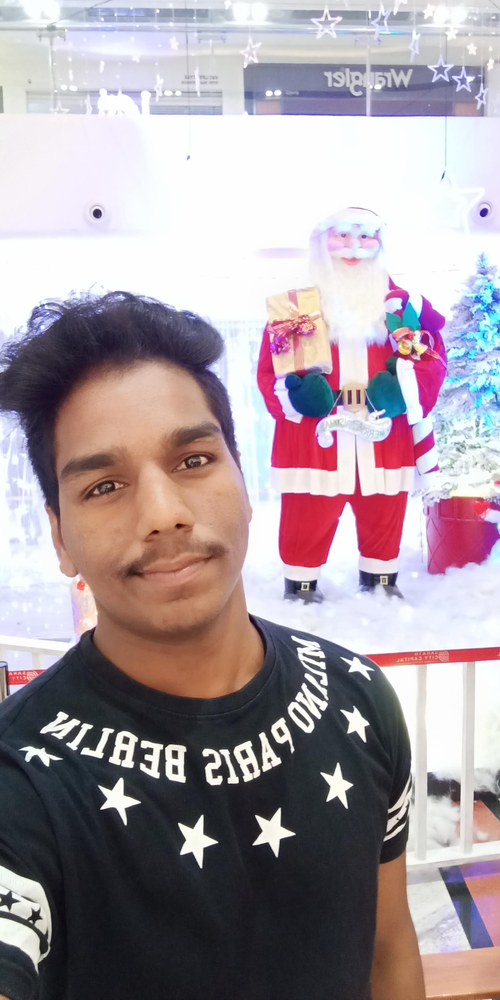
#> input picture ORB- Oriented Fast Rotation Brief/face.png, 500 x 1000 px, shrunk from 1632 x 3264 before the run
$ python orb.py
#> lines starting #> are read from the running program, lines starting #| are printed output that depends on the picture
import matplotlib.pyplot as plt
import numpy as np
import cv2
import copy


# Set the default figure size

image = cv2.imread("face.png")
#> image is the input picture: shape (1000, 500, 3); mean B, G, R 160.2, 153.9, 166.4
query_image = cv2.imread("Group.jpg")
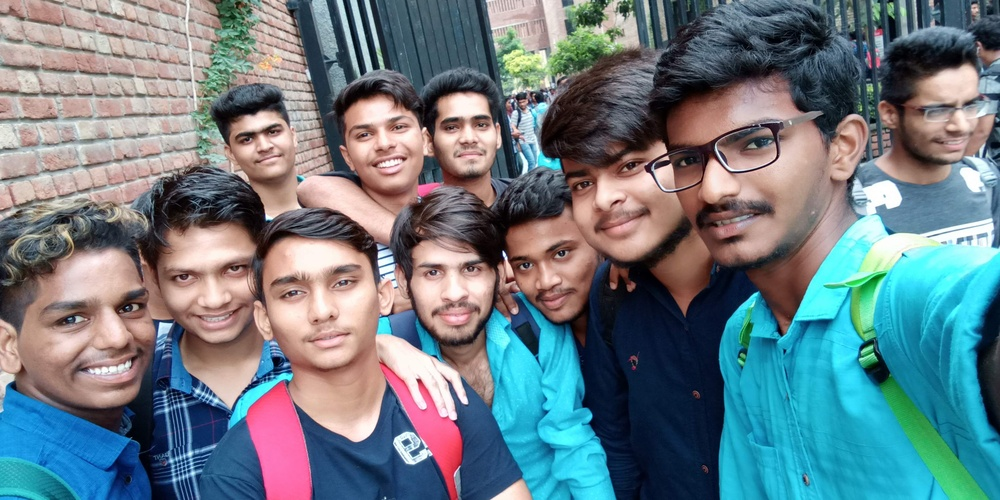
#> input picture ORB- Oriented Fast Rotation Brief/Group.jpg, 1000 x 500 px, shrunk from 3264 x 1632 before the run
#> query_image is the input picture: shape (500, 1000, 3); mean B, G, R 131.4, 124, 107.9

image = cv2.cvtColor(image,cv2.COLOR_BGR2RGB)
query_image = cv2.cvtColor(query_image,cv2.COLOR_BGR2RGB)


training_gray = cv2.cvtColor(image,cv2.COLOR_RGB2GRAY)
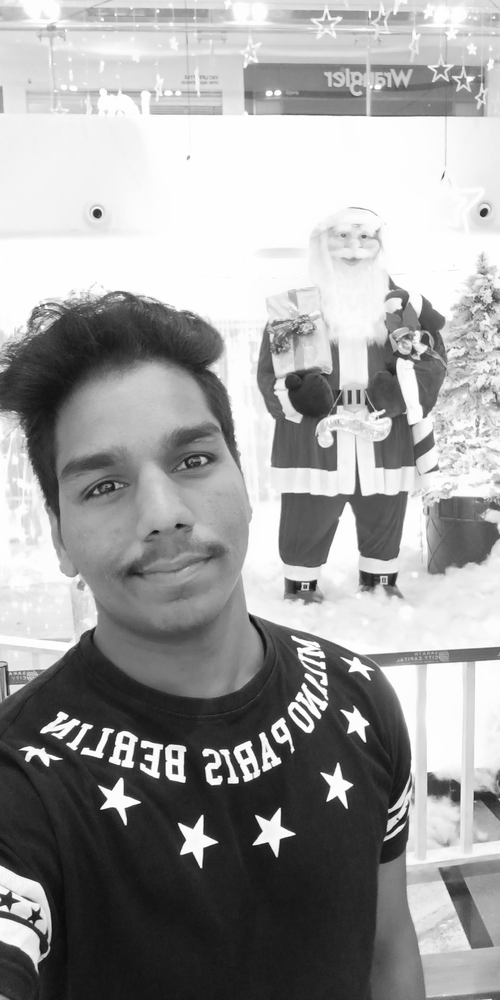
#> training_gray: shape (1000, 500); min 10, max 255, mean 158.4
query_gray = cv2.cvtColor(query_image,cv2.COLOR_RGB2GRAY)
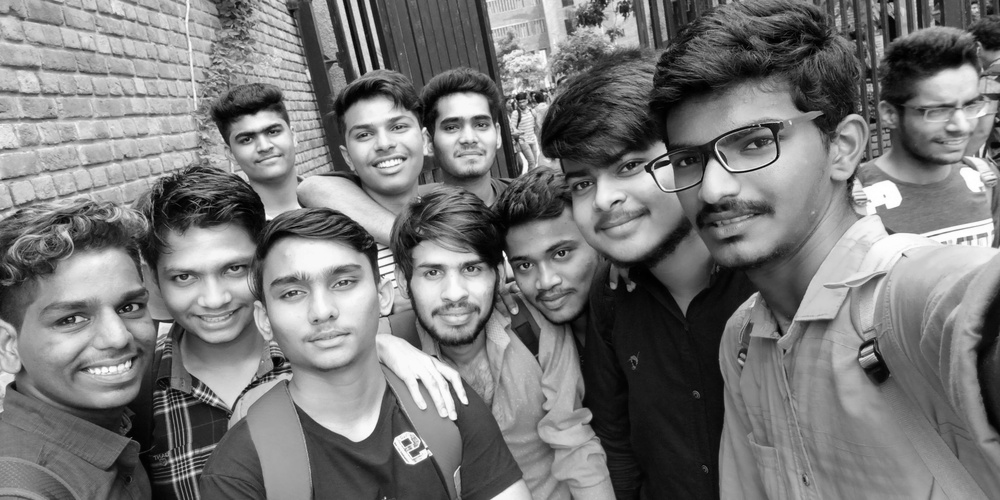
#> query_gray: shape (500, 1000); min 0, max 255, mean 120


#creating a orb
orb = cv2.ORB_create(1000,2.0)

#keypoingts and descriptoe
keypoints_train ,descriptors_train  = orb.detectAndCompute(training_gray,None)
#> keypoints_train = 878 keypoints; strongest (x, y, size): (152, 752, 124), (220, 772, 124), (168, 768, 124), (218, 778, 62)

keypoints_query ,descriptors_query  = orb.detectAndCompute(query_gray,None)
#> keypoints_query = 878 keypoints; strongest (x, y, size): (668, 166, 62), (266, 218, 31), (160, 323, 31), (424, 128, 31)

#create a brutr forece mathcher
bf = cv2.BFMatcher(cv2.NORM_HAMMING, crossCheck = True)

# Perform the matching between the ORB descriptors of the training image and the query image
matches = bf.match(descriptors_train, descriptors_query)
#> matches = 259 matches

# The matches with shorter distance are the ones we want. So, we sort the matches according to distance
matches = sorted(matches, key = lambda x : x.distance)

result = cv2.drawMatches(training_gray, keypoints_train, query_gray, keypoints_query,
                          matches[:100], query_gray, flags = 2)
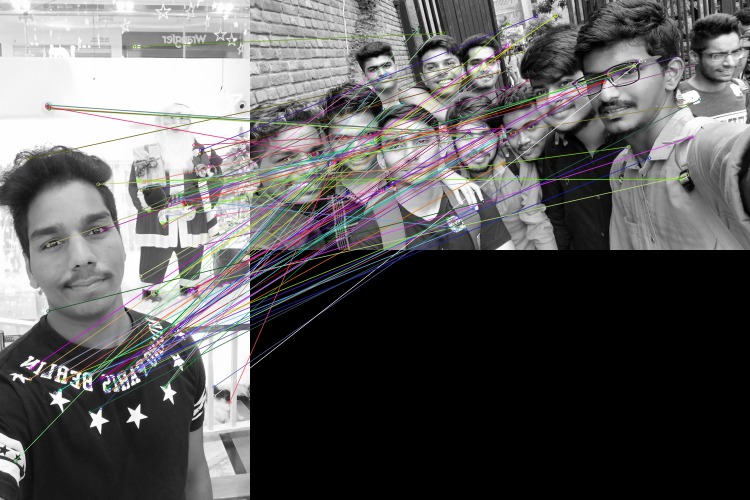
#> result: shape (1000, 1500, 3) (shown at 1/2 size); mean of channels 0, 1, 2 93, 92.8, 93.7; drawn as B, G, R

#result = cv2.cvtColor(result,cv2.COLOR_GRAY2BGR)

plt.title('Best Matching Points')
plt.imshow(result)
plt.show()

# Print the number of keypoints detected in the training image
print("Number of Keypoints Detected In The Training Image: ", len(keypoints_train))
#| Number of Keypoints Detected In The Training Image:  878

# Print the number of keypoints detected in the query image
print("Number of Keypoints Detected In The Query Image: ", len(keypoints_query))
#| Number of Keypoints Detected In The Query Image:  878

# Print total number of matching points between the training and query images
print("\nNumber of Matching Keypoints Between The Training and Query Images: ", len(matches))
#| Number of Matching Keypoints Between The Training and Query Images:  259
